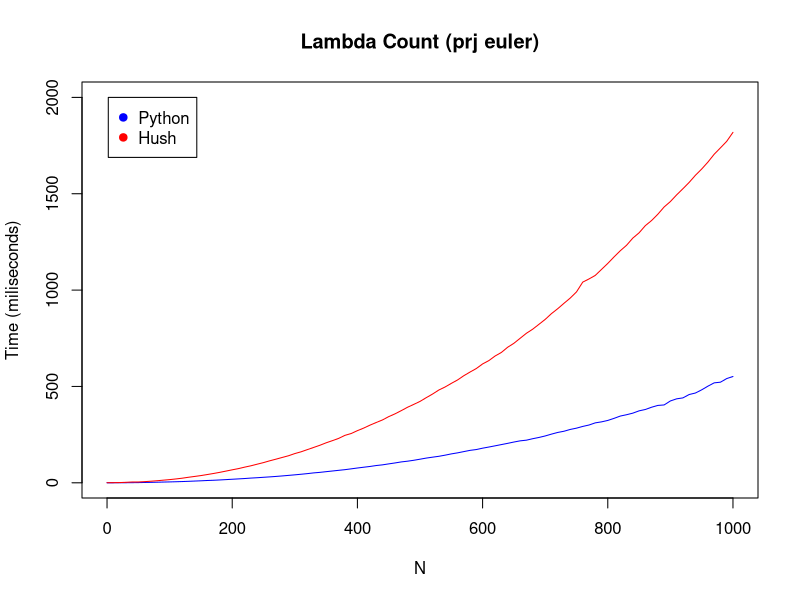

Source code (R):
f1 <- read.csv(file = "py-lambda.csv")
f2 <- read.csv(file = "hush-lambda.csv")

f1$time = f1$time / 1000000
f2$time = f2$time / 1000000

plot(f1$n, f1$time, type = "l", xlab = "N", ylim = c(1, 2000), main = "Lambda Count (prj euler)", ylab = "Time (miliseconds)", col = "blue")
points(f2$n, f2$time, type = "l", col = "red")


legend(2, 2000, legend=c("Python", "Hush"), pch=c(19, 19), col=c("blue", "red"))
